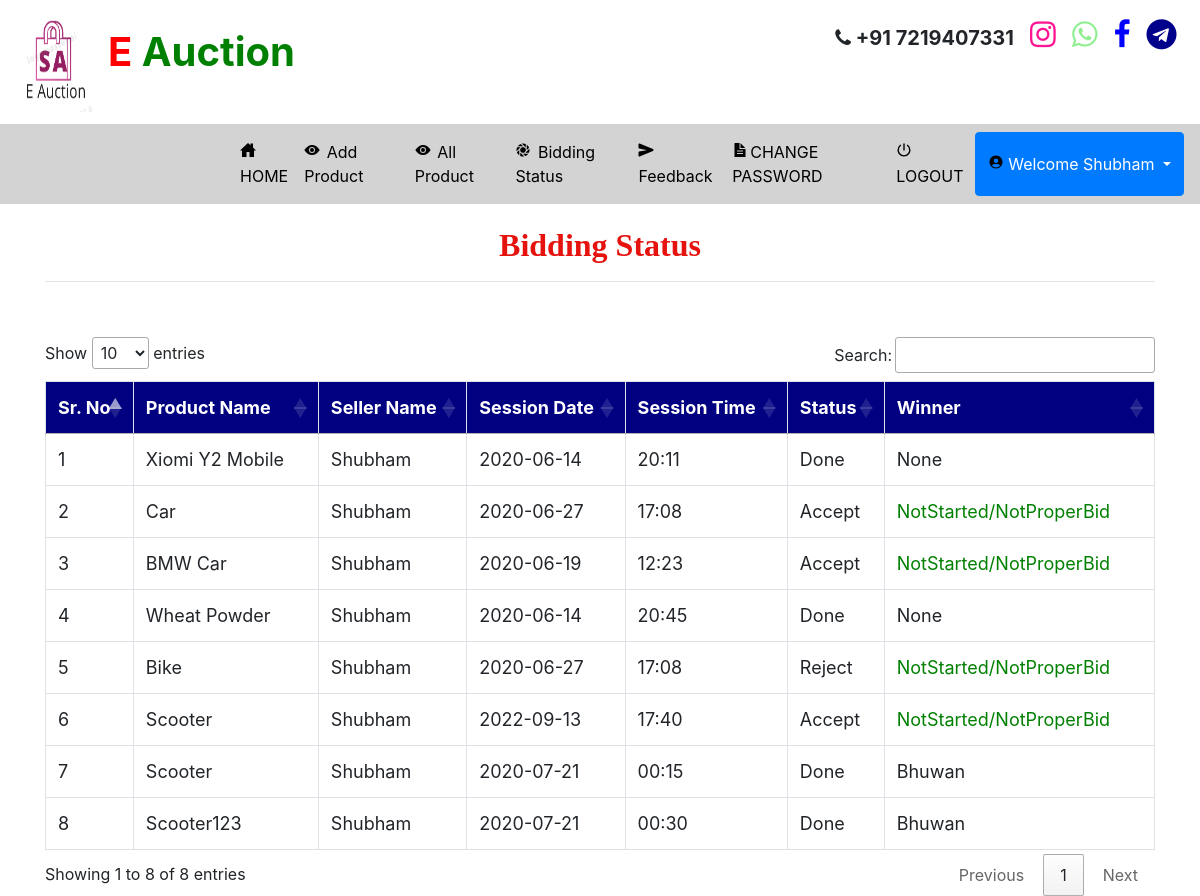
Page /bidding_status2 (signed in) on the earlier database version.
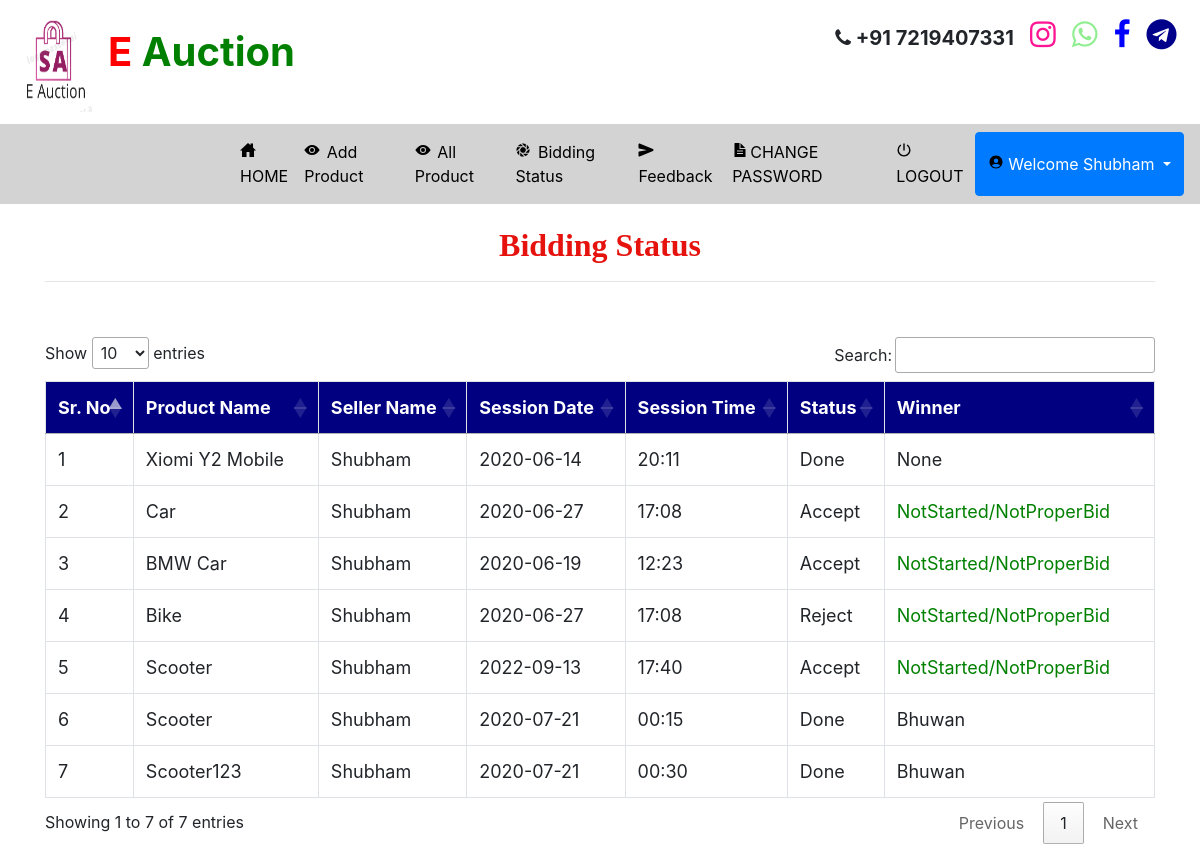
Same page on the later database version.
### auction/models.py (models this page shows, shortened)
class Aucted_Product(models.Model):
    winner = models.CharField(max_length=100,null=True)
    user = models.ForeignKey(Auction_User,on_delete=models.CASCADE,null=True)
    product = models.ForeignKey(Product,on_delete=models.CASCADE,null=True)

class Product(models.Model):
    temp = models.IntegerField(null=True)
    status  =models.ForeignKey(Status,on_delete=models.CASCADE,null=True)
    name = models.CharField(max_length=100,null=True)
    min_price = models.IntegerField(null=True)
    images = models.FileField(null=True)
    session = models.ForeignKey(Session_Time,on_delete=models.CASCADE,null=True)
    category = models.ForeignKey(Sub_Category,on_delete=models.CASCADE,null=True)

class Auction_User(models.Model):
    user = models.ForeignKey(User,on_delete=models.CASCADE,null=True)
    dob = models.DateField(null=True)
    address = models.CharField(max_length=100,null=True)
    contact = models.CharField(max_length=10,null=True)
    image = models.FileField(null=True)
    membership = models.ForeignKey(Member_fee,on_delete=models.CASCADE,null=True)

class Session_Time(models.Model):
    date = models.ForeignKey(Session_date,on_delete=models.CASCADE,null=True)
    time = models.CharField(max_length=30,null=True)

class Session_date(models.Model):
    date = models.CharField(max_length=30,null=True)

class Status(models.Model):
    status = models.CharField(max_length=30,null=True)

### auction/views.py (the view)
# urls.py: path('bidding_status2', Bidding_Status2, name='bidding_status2'),
def Bidding_Status2(request):
    if not request.user.is_authenticated:
        return redirect('login_user')
    data = 0
    user = User.objects.get(username=request.user.username)
    error = ""
    try:
        data = Bidder.objects.get(user=user)
        if data:
            error = "pat"
    except:
        data = Auction_User.objects.get(user=user)
    if data.membership.fee == "Unpaid":
        return redirect('Member_Payment_mode')
    pro1 =  Aucted_Product.objects.filter(user=data)
    d = {'pro':pro1,'error':error}
    return render(request,'bidding_status2.html',d)

### auction/templates/bidding_status2.html (shortened to what this page needs)
{% extends 'navigation.html' %}
{% block body %}
 <div class="container" style="background:white">
<center><h2 style = "font-family : 'Monotype Corsiva' ; color : #E6120E ; font-weight : bold;margin-top:2%">Bidding Status</h2></center><hr>
<table class="table table-bordered" id="myTable">
  <thead>
  <tr>
    <th>Sr. No</th>
    <th>Product Name</th>
    <th>Seller Name</th>
    <th>Session Date</th>
    <th>Session Time</th>
    <th>Status</th>
    <th>Winner</th>
  </tr>
  </thead>
   <tbody>
{% for i in pro %}
  <tr>
    <td>{{forloop.counter}}</td>
    <td>{{i.product.name}}</td>
    <td>{{i.user.user.username}}</td>
    <td>{{i.product.session.date.date}}</td>
    <td>{{i.product.session.time}}</td>
    <td>{{i.product.status.status}}</td>
      {% ifequal i.product.status.status 'Done' %}
    <td>{{i.winner}}</td>
      {% else %}
      <td style="color:green">NotStarted/NotProperBid</td>
{% endifequal %}
  </tr>
   {% endfor %}
    </tbody>
</table>
 </div>
{% endblock %}

Differences in the rows shown:
removed Aucted_Product: product.name "Wheat Powder", user.user.username "Shubham", product.session "2020-06-14", product.session.time "20:45", product.status.status "Done", winner "None"
Other differences:
text written by a page script: "Show entries Search: Showing 1 to 8 of 8 entries Previous 1 Next" → "Show entries Search: Showing 1 to 7 of 7 entries Previous 1 Next"
